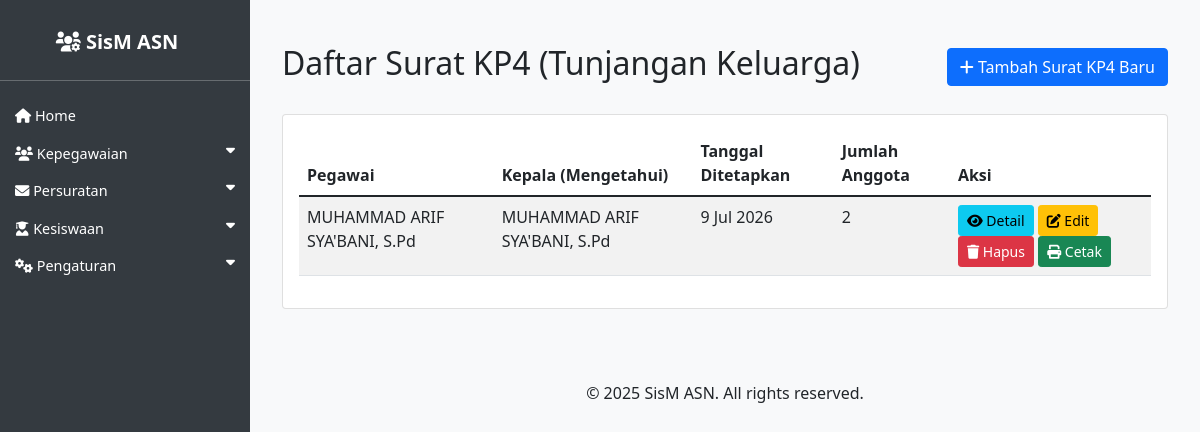
The app's page /asn/surat_kp4/, older data.
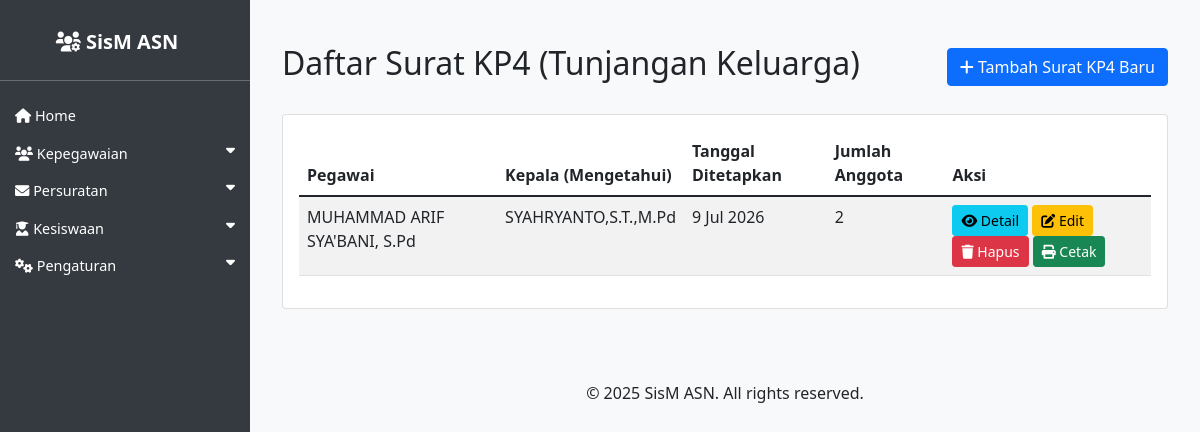
The same page, newer data.
### asn_app/models.py (models this page shows, shortened)
class SuratKP4(models.Model):
    kop_surat = models.ForeignKey(KopSurat, on_delete=models.SET_NULL, null=True, blank=True, verbose_name='Kop Surat')
    pegawai = models.ForeignKey(ASN, on_delete=models.SET_NULL, null=True, blank=True, related_name='kp4_pegawai', verbose_name='Pegawai (Yang Menerangkan)')
    penandatangan = models.ForeignKey(ASN, on_delete=models.SET_NULL, null=True, blank=True, related_name='kp4_penandatangan', verbose_name='Kepala (Mengetahui)')
    status_kepegawaian = models.CharField(max_length=100, blank=True, null=True, verbose_name='Status Kepegawaian')
    masa_kerja_golongan = models.CharField(max_length=100, blank=True, null=True, verbose_name='Masa Kerja Golongan')
    digaji_menurut = models.CharField(max_length=255, blank=True, null=True, default='PP Nomor 05 Tahun 2024 (CPNS dan PNS), Perpres Nomor 11 Tahun 2024 (PPPK)', verbose_name='Digaji Menurut')
    tempat_ditetapkan = models.CharField(max_length=100, verbose_name='Tempat Ditetapkan')
    tanggal_ditetapkan = models.DateField(verbose_name='Tanggal Ditetapkan')
    created_at = models.DateTimeField(auto_now_add=True)
    updated_at = models.DateTimeField(auto_now=True)
    class Meta:
        verbose_name_plural = "Surat KP4 (Tunjangan Keluarga)"
        ordering = ['-tanggal_ditetapkan']

class ASN(models.Model):
    JENIS_KELAMIN_CHOICES = [
        ('L', 'Laki-laki'),
        ('P', 'Perempuan'),
    ]
    AGAMA_CHOICES = [
        ('ISLAM', 'Islam'),
        ('KRISTEN', 'Kristen'),
        ('KATOLIK', 'Katolik'),
        ('HINDU', 'Hindu'),
        ('BUDDHA', 'Buddha'),
        ('KONGHUCU', 'Konghucu'),
    ]
    nip = models.CharField(max_length=18, unique=True, null=True, blank=True)
    nama = models.CharField(max_length=100)
    tempat_lahir = models.CharField(max_length=50)
    tanggal_lahir = models.DateField()
    jenis_kelamin = models.CharField(max_length=1, choices=JENIS_KELAMIN_CHOICES)
    agama = models.CharField(max_length=10, choices=AGAMA_CHOICES)
    alamat = models.TextField()
    email = models.EmailField()
    telepon = models.CharField(max_length=15)
    jabatan = models.CharField(max_length=100)
    pangkat = models.CharField(max_length=50, null=True, blank=True)
    golongan = models.CharField(max_length=5, null=True, blank=True)
    nama_istri_suami = models.CharField(max_length=100, blank=True, null=True, verbose_name='Nama Istri/Suami')
    unit_kerja = models.CharField(max_length=100)
    foto = models.ImageField(upload_to='asn_fotos/', blank=True, null=True)
    created_at = models.DateTimeField(auto_now_add=True)
    updated_at = models.DateTimeField(auto_now=True)

### asn_app/views.py (the view)
# urls.py: path('surat_kp4/', views.surat_kp4_list, name='surat_kp4_list'),
def surat_kp4_list(request):
    surat_list = SuratKP4.objects.all().order_by('-created_at')
    return render(request, 'asn_app/surat_kp4_list.html', {'surat_list': surat_list})

### asn_app/templates/asn_app/surat_kp4_list.html
{% extends 'asn_app/base.html' %}
{% load i18n %}
{% load indonesian_date_tags %}
{% block content %}
<div class="container mt-4">
    <div class="row">
        <div class="col-md-12">
            <div class="d-flex justify-content-between align-items-center mb-4">
                <h2>Daftar Surat KP4 (Tunjangan Keluarga)</h2>
                <a href="{% url 'surat_kp4_create' %}" class="btn btn-primary">
                    <i class="fas fa-plus"></i> Tambah Surat KP4 Baru
                </a>
            </div>
            <div class="card">
                <div class="card-body">
                    {% if surat_list %}
                        <div class="table-responsive">
                            <table class="table table-striped">
                                <thead>
                                    <tr>
                                        <th>Pegawai</th>
                                        <th>Kepala (Mengetahui)</th>
                                        <th>Tanggal Ditetapkan</th>
                                        <th>Jumlah Anggota</th>
                                        <th>Aksi</th>
                                    </tr>
                                </thead>
                                <tbody>
                                    {% for surat in surat_list %}
                                    <tr>
                                        <td>{% if surat.pegawai %}{{ surat.pegawai.nama }}{% else %}-{% endif %}</td>
                                        <td>{% if surat.penandatangan %}{{ surat.penandatangan.nama }}{% else %}-{% endif %}</td>
                                        <td>{{ surat.tanggal_ditetapkan|indonesian_date:"%d %b %Y" }}</td>
                                        <td>{{ surat.anggota_keluarga.count }}</td>
                                        <td>
                                            <a href="{% url 'surat_kp4_detail' surat.pk %}" class="btn btn-sm btn-info">
                                                <i class="fas fa-eye"></i> Detail
                                            </a>
                                            <a href="{% url 'surat_kp4_update' surat.pk %}" class="btn btn-sm btn-warning">
                                                <i class="fas fa-edit"></i> Edit
                                            </a>
                                            <a href="{% url 'surat_kp4_delete' surat.pk %}" class="btn btn-sm btn-danger">
                                                <i class="fas fa-trash"></i> Hapus
                                            </a>
                                            <a href="{% url 'surat_kp4_export_pdf' surat.pk %}" class="btn btn-sm btn-success" target="_blank">
                                                <i class="fas fa-print"></i> Cetak
                                            </a>
                                        </td>
                                    </tr>
                                    {% endfor %}
                                </tbody>
                            </table>
                        </div>
                    {% else %}
                        <div class="text-center py-5">
                            <i class="fas fa-file-alt fa-3x text-muted mb-3"></i>
                            <h5 class="text-muted">Belum ada data Surat KP4</h5>
                            <a href="{% url 'surat_kp4_create' %}" class="btn btn-primary">Tambah Surat KP4 Pertama</a>
                        </div>
                    {% endif %}
                </div>
            </div>
        </div>
    </div>
</div>
{% endblock %}

Row changes from the older to the newer data that the page shows:
changed SuratKP4 "MUHAMMAD ARIF SYA'BANI, S.Pd": penandatangan.nama "MUHAMMAD ARIF SYA'BANI, S.Pd" → "SYAHRYANTO,S.T.,M.Pd"
